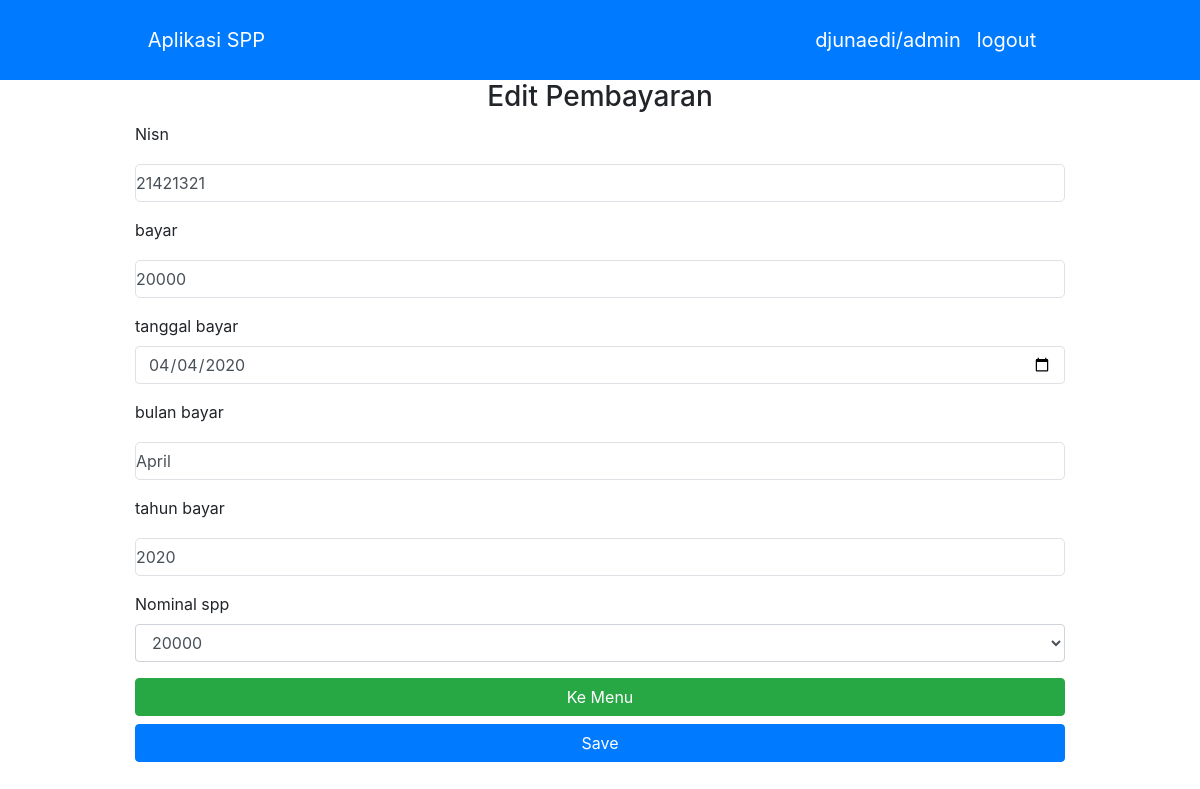
/edit_pembayaran.php?edit=3 (signed in), run on the app's committed database.
### tables this page shows
CREATE TABLE `pembayaran` (
  `id_pembayaran` int(11) NOT NULL,
  `id_petugas` int(11) NOT NULL,
  `nisn` varchar(10) NOT NULL,
  `tgl_bayar` date NOT NULL,
  `bulan_bayar` varchar(8) NOT NULL,
  `tahun_bayar` varchar(4) NOT NULL,
  `id_spp` int(11) NOT NULL,
  `jumlah_bayar` int(11) NOT NULL
);

### crud.php (called while the page is built, shortened)
<?php
class Crud{
    public $con;
    public function __construct($koneksi)
    {
        $this->con = $koneksi;
    }
    public function tampilAll($sql)
    {
        $a = $sql;
        $rows = $this->con->query($a);
        $row = array();
        while($data = $rows->fetch_assoc())
        {
            $row[] = $data;
        }
        return $row;
    }
}
?>

### edit_pembayaran.php (the view, shortened to what this page needs)
<?php include "assets/templates/header.php";?>
<?php
$data = $crud->tampilAll("SELECT * FROM spp");
$sql = "SELECT * FROM pembayaran WHERE id_pembayaran=$_GET[edit]";
$tampil = $crud->tampilAll($sql);
?>
<div class="container">
        <h3 class="text-center">Edit Pembayaran</h3>
        <form action="" method="post">
        <div class="form-group">
            <label for="siswa">Nisn</label>
            <input class="form-control border" type="text" value = "<?= $tampil[0]['nisn'] ?>" name="nisn" id="">
        </div>
        <div class="form-group">
            <label for="pembayaran">bayar</label>
            <input class="form-control border" type="text" value = "<?= $tampil[0]['jumlah_bayar'] ?>" name="bayar" id="">
        </div>
        <div class="form-group">
            <label for="siswa">tanggal bayar</label>
            <input class="form-control border" type="date" value = "<?= $tampil[0]['tgl_bayar'] ?>" name="tgl" id="">
        </div>
        <div class="form-group">
            <label for="pembayaran">bulan bayar</label>
            <input class="form-control border" type="text" value = "<?= $tampil[0]['bulan_bayar'] ?>" name="bulan" id="">
        </div>
        <div class="form-group">
            <label for="pembayaran">tahun bayar</label>
            <input class="form-control border" type="text" value = "<?= $tampil[0]['tahun_bayar'] ?>" name="tahun" id="">
        </div>
        <div class="form-group">
          <label for="">Nominal spp</label>
            <select class="form-control" name="nominal" id="">
          <?php foreach ($data as $key) {?>
            <?php if($key['id_spp'] == $tampil[0]['id_spp']): ?>
              <option selected value="<?= $key['id_spp'] ?>"> <?=  $key['nominal'] ?></option>
            <?php else: ?>
             <option value="<?= $key['id_spp'] ?>"> <?=  $key['nominal'] ?></option>
            <?php endif; ?>
          <?php } ?>
            </select>
        </div>
        <div class="form-group">
            <a href="index.php" class="btn btn-success btn-block">Ke Menu</a>
            <button type="submit" name="submit" class="btn btn-primary btn-block">Save</button>
        </div>
        </form>
</div>

### assets/style.css (style rules this page uses)
* { padding: 0; margin: 0; box-sizing: border-box; }
.container { width: 80%; margin: 0 auto; }
input[type="text"] { margin-top: 10px; width: 100%; border: none; outline: none; padding:5px 0; border-radius: 5px; }

### data on the page
pembayaran: nisn "21421321", bayar "20000", tgl "04/04/2020", bulan "April", tahun "2020"

### other printed values
$_SESSION['user']['nama_petugas'] "djunaedi"
$_SESSION['user']['level'] "admin"
form field nominal "20000"
